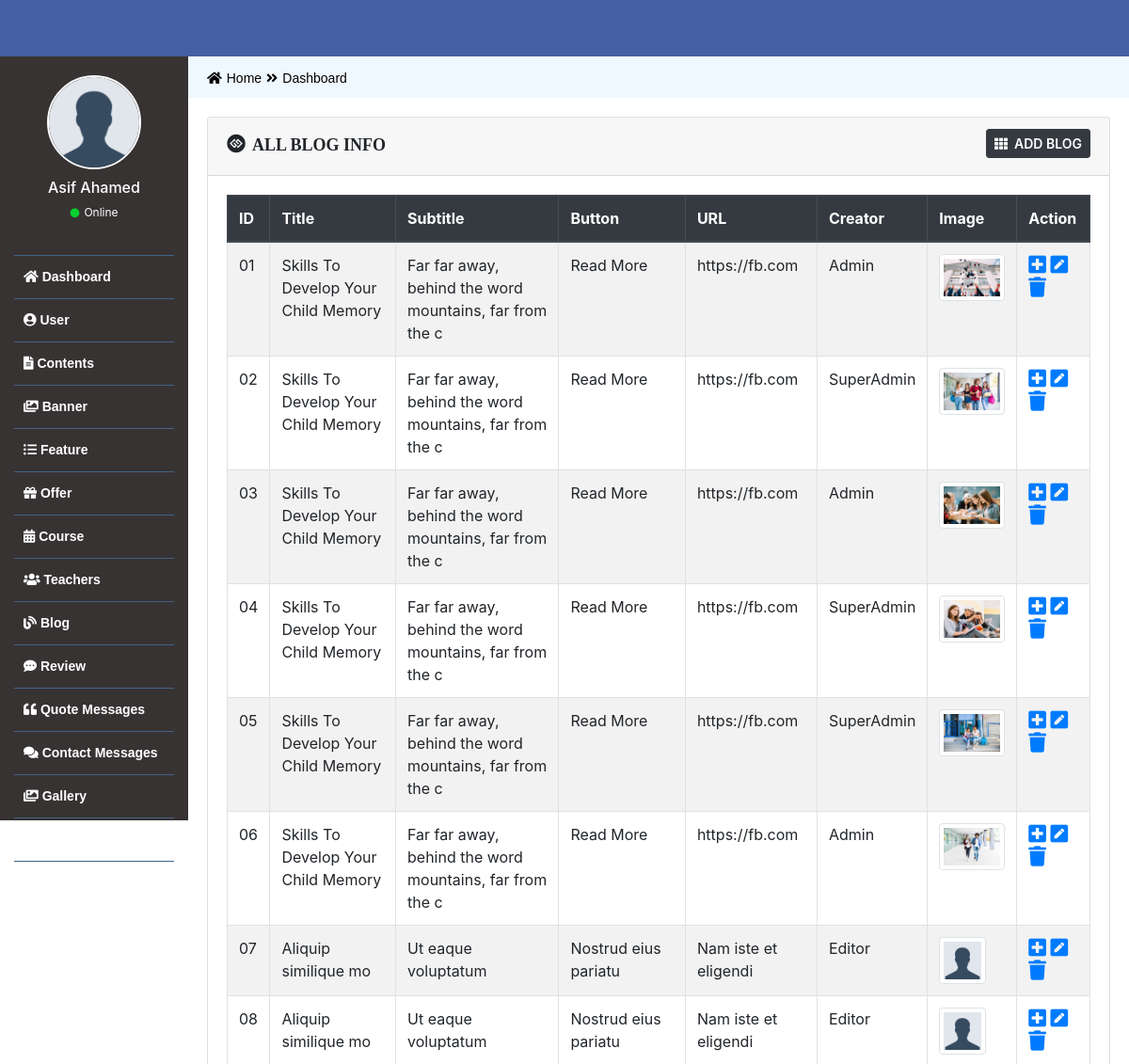
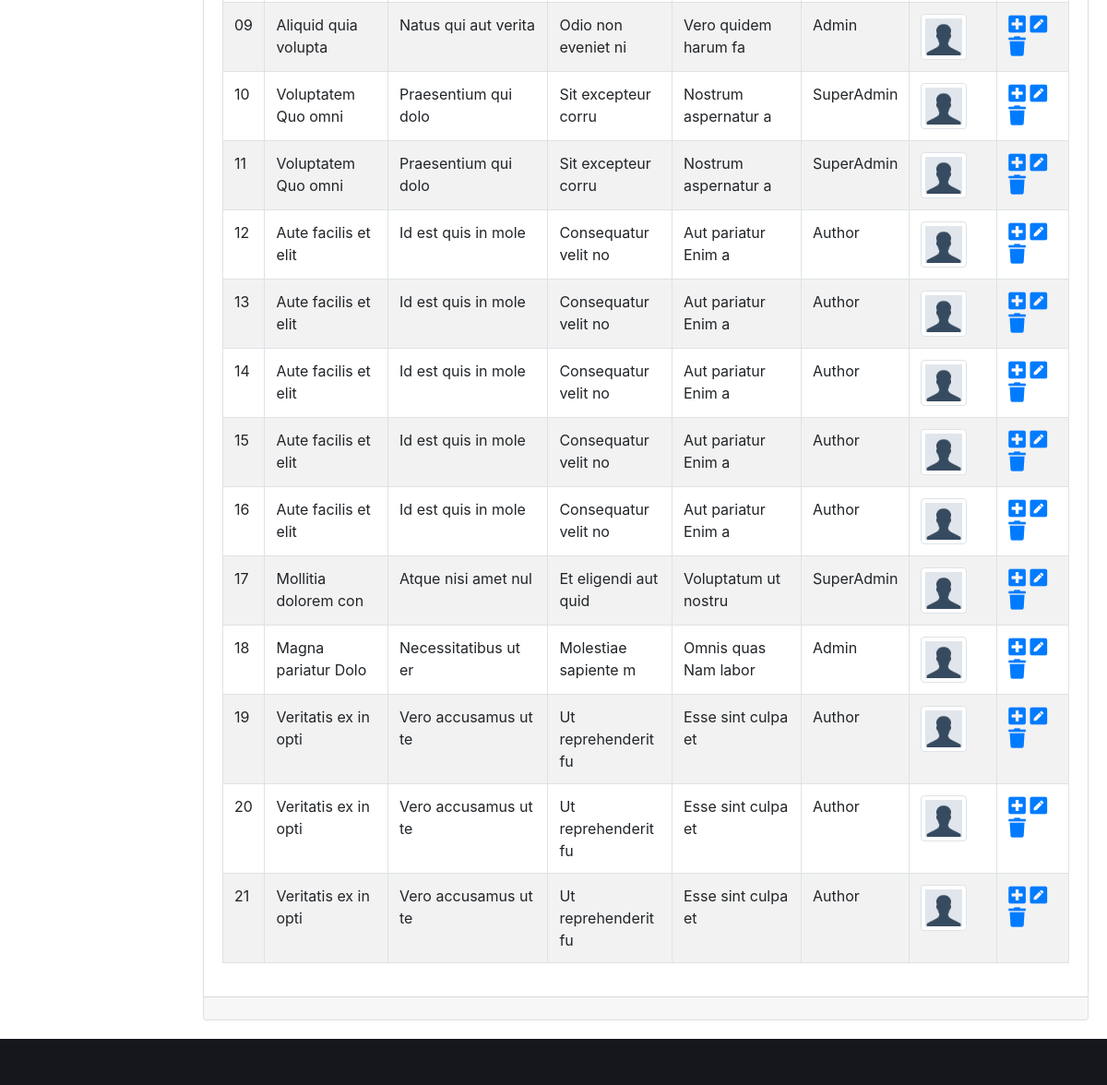
The app's page /Admin/all-blog.php (signed in) with its own data (2 pictures, top to bottom).
### tables this page shows
CREATE TABLE `as_blog` (
  `blog_id` int(11) NOT NULL,
  `blog_title` varchar(200) NOT NULL,
  `blog_subtitle` varchar(500) NOT NULL,
  `blog_btn` varchar(30) NOT NULL,
  `blog_url` varchar(50) NOT NULL,
  `blog_image` varchar(50) NOT NULL,
  `role_id` int(11) NOT NULL
);

CREATE TABLE `as_role` (
  `role_id` int(11) NOT NULL,
  `role_name` varchar(30) NOT NULL
);

### Admin/functions/function.php (called while the page is built, shortened)
<?php session_start();
    function get_header(){
        require_once('includes/header.php');
    }
    function get_sidebar(){
        require_once('includes/sidebar.php');
    }
    function get_footer(){
        require_once('includes/footer.php');
    }
?>

### Admin/all-blog.php (the view, shortened to what this page needs)
<?php
    require_once('functions/function.php');
    if($_SESSION['role']==1 || $_SESSION['role']==2 ){
    get_header();
    get_sidebar();
?>
<div class="col-md-12 main_content">
    <form action="">
        <div class="card">
            <div class="card-header">
                <div class="row">
                    <div class="col-md-8">
                        <h4 class="card_header_title"><i class="fab fa-gg-circle"></i>All Blog Info</h4>
                    </div>
                    <div class="col-md-4 text-right">
                        <?php if($_SESSION['role']==1){ ?>
                        <a href="add-blog.php" class="btn btn-sm btn-dark card_top_btn"><i class="fa fa-th"></i>Add Blog</a>
                        <?php } ?>
                    </div>
                </div>
            </div>
            <div class="card-body">
                <table class="table table-bordered table-striped table-hover custom_table">
                    <thead class="thead-dark">
                        <tr>
                            <th scope="col">ID</th>
                            <th scope="col">Title</th>
                            <th scope="col">Subtitle</th>
                            <th scope="col">Button</th>
                            <th scope="col">URL</th>
                            <th scope="col">Creator</th>
                            <th scope="col">Image</th>
                            <th scope="col">Action</th>
                        </tr>
                    </thead>
                    <tbody>
                    <?php
                    $i = 1;
                    $sel = "SELECT * FROM as_blog NATURAL JOIN as_role ORDER BY blog_id ASC";
                    $Query = mysqli_query($con,$sel);
                    while($data = mysqli_fetch_assoc($Query)){
                    ?>
                        <tr>
                            <td><?php
                                $check = $i++;
                                if($check<10){
                                    echo "0". $check;
                                }else{
                                    echo $check;
                                }
                            ?></td>
                            <td><?= $data['blog_title']; ?></td>
                            <td><?= substr($data['blog_subtitle'], 0, 55); ?></td>
                            <td><?= $data['blog_btn']; ?></td>
                            <td><?= $data['blog_url']; ?></td>
                            <td><?= $data['role_name']; ?></td>
                            <td>
                                <?php if($data['blog_image'] != ''){ ?>
                                <img src="uploads/blog/<?= $data['blog_image']; ?>" class="img-thumbnail" style="height: 50px; max-width: 80px;" alt="">
                                <?php }else{ ?>
                                    <img src="images/avatar.png" class="img-thumbnail" style="height: 50px; max-width: 80px;" alt="">
                                <?php } ?>
                            </td>
                            <td>
                                <a href="view-blog.php?v=<?php echo $data['blog_id']; ?>"><i class="fa fa-plus-square fa-lg"></i></a>
                                <?php if($_SESSION['role']==1){ ?>
                                <a href="edit-blog.php?e=<?= $data['blog_id'] ?>"><i class="fas fa-pen-square fa-lg"></i></a>
                                <a href="delete-blog.php?d=<?= $data['blog_id'] ?>"><i class="fa fa-trash fa-lg"></i></a>
                                <?php } ?>
                            </td>
                        </tr>
                        <?php } ?>
                    </tbody>
                </table>
            </div>
            <div class="card-footer text-center">
            </div>
        </div>
    </form>
</div>
<?php
    get_footer();
    }else{
        header('Location: index.php');
    }
?>

### Admin/includes/header.php (shortened to what this page needs)
<!doctype html>
<html lang="en">
  <head>
    <link rel="stylesheet" href="css/fontawesome-all.min.css">
    <link rel="stylesheet" href="css/bootstrap.min.css">
    <link rel="stylesheet" href="css/style.css">
  </head>
  <body>
    <header>
        <div class="container-fluid header_full"></div>
    </header>

### Admin/includes/sidebar.php
<section>
        <div class="container-fluid content_part_full">
            <div class="row">
                <div class="col-md-2 slider_part">
                    <div class="user_part">
                        <img src="images/avatar.png" alt="">
                        <h4><?= $_SESSION['name']; ?></h4>
                        <p><i class="fas fa-circle" style="color: #09ce30;"></i>Online</p>
                    </div>
                    <div class="menu">
                        <ul>
                        <li><a href="index.php"><i class="fa fa-home"></i> Dashboard</a></li>
                        <?php if($_SESSION['role']==1 || $_SESSION['role']==2 ){ ?>
                        <li><a href="all-user.php"><i class="fa fa-user-circle"></i> User</a></li>
                        <?php }?>
                        <li><a href="all-content.php"><i class="fas fa-file-alt"></i> Contents</a></li>
                        <li><a href="all-banner.php"><i class="fas fa-images"></i> Banner</a></li>
                        <li><a href="all-feature.php"><i class="fas fa-list-ul"></i> Feature</a></li>
                        <li><a href="all-offer.php"><i class="fas fa-gift"></i> Offer</a></li>
                        <li><a href="all-course.php"><i class="fas fa-calendar-alt"></i> Course</a></li>
                        <li><a href="all-teacher.php"><i class="fas fa-users"></i> Teachers</a></li>
                        <li><a href="all-blog.php"><i class="fas fa-blog"></i> Blog</a></li>
                        <li><a href="all-review.php"><i class="fas fa-comment-dots"></i> Review</a></li>
                        <li><a href="all-quote.php"><i class="fa fa-quote-left"></i> Quote Messages</a></li>
                        <li><a href="all-message.php"><i class="fa fa-comments"></i> Contact Messages</a></li>
                        <li><a href="all-gallery.php"><i class="fa fa-images"></i> Gallery</a></li>
                        <li><a href="logout.php"><i class="fa fa-power-off"></i> Logout</a></li>
                        </ul>
                    </div>
                </div>
                <div class="col-md-10 content_part">
                    <div class="row custom_breadpart">
                        <div class="col-md-10 bread">
                            <ul>
                                <li><a href="#"><i class="fa fa-home"></i>Home</a></li>
                                <li><a href="#"><i class="fa fa-angle-double-right"></i>Dashboard</a></li>
                            </ul>
                        </div>
                    </div>
                    <div class="row">

### Admin/includes/footer.php (shortened to what this page needs)
                    </div>
                </div>
            </div>
        </div>
    </section>
    <footer>
        <div class="container-fluid footer_full"></div>
    </footer>
</body>
</html>

### Admin/css/style.css (style rules this page uses)
* { margin: 0; padding: 0; outline: 0; }
ul, ol { list-style-type: none; }
img { vertical-align: middle; }
a { text-decoration: none; }
.header_full { background: #445fa2; height: 60px; width: 100%; }
.slider_part { background-color: rgb(56, 51, 51); height: 812px; }
.user_part { text-align: center; padding: 20px 0px; border-bottom: 1px solid #416388; }
.user_part img { height: 100px; width: 100px; border: 2px solid #fff; border-radius: 50%; }
.user_part h4 { font-size: 16px; padding-top: 10px; color: #fff; }
.user_part p i { color: #08b925; font-size: 10px; padding-right: 5px; }
.user_part p { color: #fff; font-size: 12px; }
.menu ul li a { color: #fff; font-size: 14px; font-weight: 600; font-family: Arial, Helvetica, sans-serif; display: block; text-decoration: none; line-height: 15px; transition: all linear 0.5s; border-bottom: 1px solid #416388; padding: 15px 10px; }
.custom_breadpart { background-color: aliceblue; }
.bread ul li { float: left; padding: 10px 0px; }
.bread ul li a { color: #000; font-size: 14px; line-height: 13px; font-family: Arial, Helvetica, sans-serif; }
.bread ul li a i { padding: 0px 5px; }
.main_content { padding: 20px; font-size: 16px; }
.footer_full { height: 50px; background-color: #16171D; }
.card_header_title { font-size: 18px; font-weight: bold; margin-top: 6px; font-family: verdana; text-transform: uppercase; line-height: -4px; }
.card_header_title i { padding-right: 7px; font-size: 20px; }
.card_top_btn i { padding-right: 7px; }
.card_top_btn { font-size: 14px; font-weight: 600; text-transform: uppercase; }

### records on screen
as_blog: check "1", blog_title "Skills To Develop Your Child Memory", blog_subtitle "Far far away, behind the word mountains, far from the c", blog_btn "Read More", blog_url "https://fb.com", role.role_name "Admin", blog_image (picture)
as_blog: check "2", blog_title "Skills To Develop Your Child Memory", blog_subtitle "Far far away, behind the word mountains, far from the c", blog_btn "Read More", blog_url "https://fb.com", role.role_name "SuperAdmin", blog_image (picture)
as_blog: check "3", blog_title "Skills To Develop Your Child Memory", blog_subtitle "Far far away, behind the word mountains, far from the c", blog_btn "Read More", blog_url "https://fb.com", role.role_name "Admin", blog_image (picture)
as_blog: check "4", blog_title "Skills To Develop Your Child Memory", blog_subtitle "Far far away, behind the word mountains, far from the c", blog_btn "Read More", blog_url "https://fb.com", role.role_name "SuperAdmin", blog_image (picture)
as_blog: check "5", blog_title "Skills To Develop Your Child Memory", blog_subtitle "Far far away, behind the word mountains, far from the c", blog_btn "Read More", blog_url "https://fb.com", role.role_name "SuperAdmin", blog_image (picture)
as_blog: check "6", blog_title "Skills To Develop Your Child Memory", blog_subtitle "Far far away, behind the word mountains, far from the c", blog_btn "Read More", blog_url "https://fb.com", role.role_name "Admin", blog_image (picture)
as_blog: check "7", blog_title "Aliquip similique mo", blog_subtitle "Ut eaque voluptatum", blog_btn "Nostrud eius pariatu", blog_url "Nam iste et eligendi", role.role_name "Editor"
as_blog: check "8", blog_title "Aliquip similique mo", blog_subtitle "Ut eaque voluptatum", blog_btn "Nostrud eius pariatu", blog_url "Nam iste et eligendi", role.role_name "Editor"
as_blog: check "9", blog_title "Aliquid quia volupta", blog_subtitle "Natus qui aut verita", blog_btn "Odio non eveniet ni", blog_url "Vero quidem harum fa", role.role_name "Admin"
as_blog: check "10", blog_title "Voluptatem Quo omni", blog_subtitle "Praesentium qui dolo", blog_btn "Sit excepteur corru", blog_url "Nostrum aspernatur a", role.role_name "SuperAdmin"
as_blog: check "11", blog_title "Voluptatem Quo omni", blog_subtitle "Praesentium qui dolo", blog_btn "Sit excepteur corru", blog_url "Nostrum aspernatur a", role.role_name "SuperAdmin"
as_blog: check "12", blog_title "Aute facilis et elit", blog_subtitle "Id est quis in mole", blog_btn "Consequatur velit no", blog_url "Aut pariatur Enim a", role.role_name "Author"
as_blog: check "13", blog_title "Aute facilis et elit", blog_subtitle "Id est quis in mole", blog_btn "Consequatur velit no", blog_url "Aut pariatur Enim a", role.role_name "Author"
as_blog: check "14", blog_title "Aute facilis et elit", blog_subtitle "Id est quis in mole", blog_btn "Consequatur velit no", blog_url "Aut pariatur Enim a", role.role_name "Author"
as_blog: check "15", blog_title "Aute facilis et elit", blog_subtitle "Id est quis in mole", blog_btn "Consequatur velit no", blog_url "Aut pariatur Enim a", role.role_name "Author"
as_blog: check "16", blog_title "Aute facilis et elit", blog_subtitle "Id est quis in mole", blog_btn "Consequatur velit no", blog_url "Aut pariatur Enim a", role.role_name "Author"
as_blog: check "17", blog_title "Mollitia dolorem con", blog_subtitle "Atque nisi amet nul", blog_btn "Et eligendi aut quid", blog_url "Voluptatum ut nostru", role.role_name "SuperAdmin"
as_blog: check "18", blog_title "Magna pariatur Dolo", blog_subtitle "Necessitatibus ut er", blog_btn "Molestiae sapiente m", blog_url "Omnis quas Nam labor", role.role_name "Admin"
as_blog: check "19", blog_title "Veritatis ex in opti", blog_subtitle "Vero accusamus ut te", blog_btn "Ut reprehenderit fu", blog_url "Esse sint culpa et", role.role_name "Author"
as_blog: check "20", blog_title "Veritatis ex in opti", blog_subtitle "Vero accusamus ut te", blog_btn "Ut reprehenderit fu", blog_url "Esse sint culpa et", role.role_name "Author"
as_blog: check "21", blog_title "Veritatis ex in opti", blog_subtitle "Vero accusamus ut te", blog_btn "Ut reprehenderit fu", blog_url "Esse sint culpa et", role.role_name "Author"

### other values on screen
$_SESSION['name'] "Asif Ahamed"
